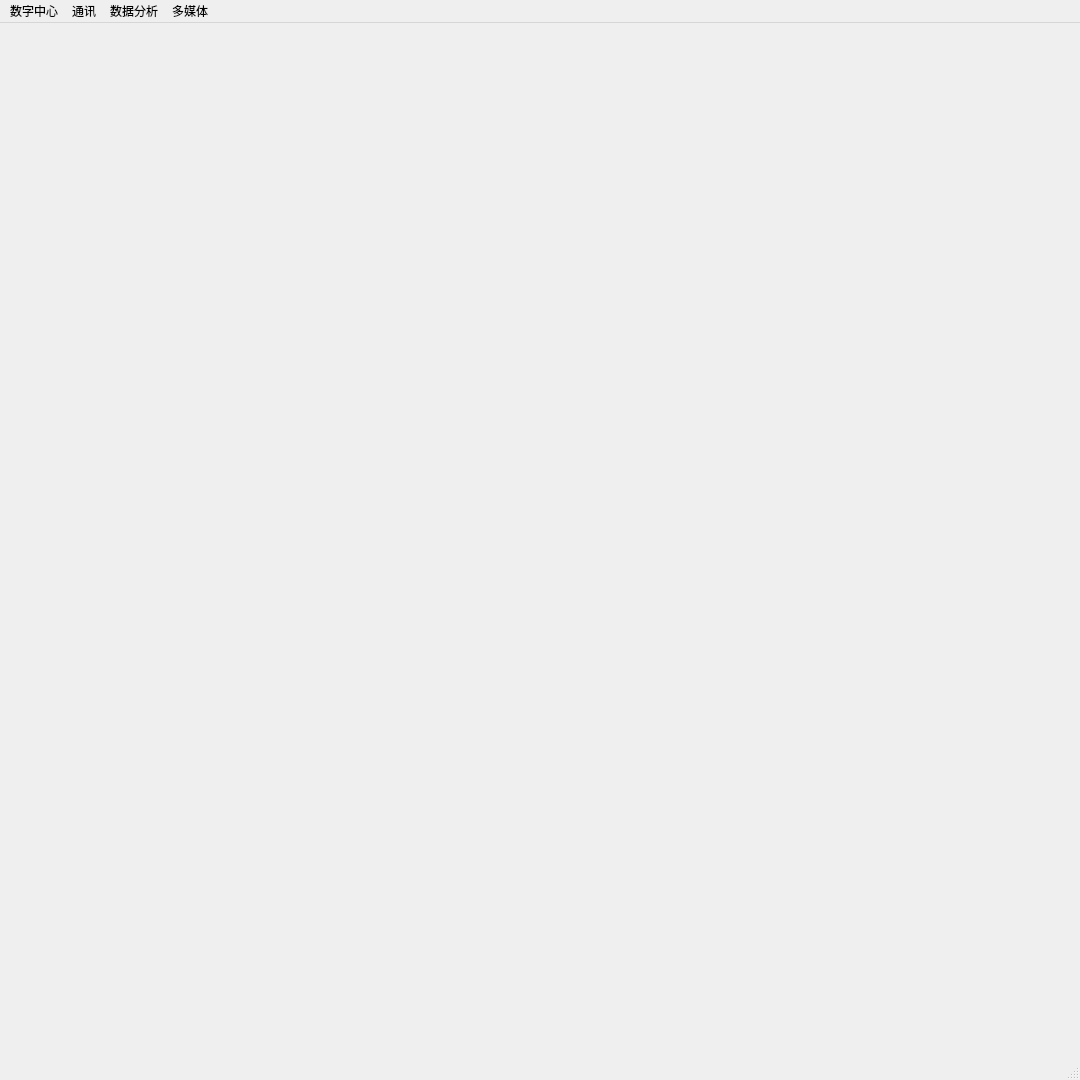
<?xml version="1.0" encoding="UTF-8"?>
<ui version="4.0">
 <class>MainWindow</class>
 <widget class="QMainWindow" name="MainWindow">
  <property name="geometry">
   <rect>
    <x>0</x>
    <y>0</y>
    <width>1080</width>
    <height>1080</height>
   </rect>
  </property>
  <property name="windowTitle">
   <string>MainWindow</string>
  </property>
  <widget class="QWidget" name="centralwidget">
   <layout class="QGridLayout" name="gridLayout">
    <item row="0" column="0">
     <widget class="QLabel" name="label">
      <property name="sizePolicy">
       <sizepolicy hsizetype="Ignored" vsizetype="Ignored">
        <horstretch>0</horstretch>
        <verstretch>0</verstretch>
       </sizepolicy>
      </property>
      <property name="text">
       <string/>
      </property>
      <property name="pixmap">
       <pixmap resource="qrc/main.qrc">:/home_page.png</pixmap>
      </property>
      <property name="scaledContents">
       <bool>true</bool>
      </property>
      <property name="alignment">
       <set>Qt::AlignCenter</set>
      </property>
     </widget>
    </item>
   </layout>
  </widget>
  <widget class="QMenuBar" name="menubar">
   <property name="geometry">
    <rect>
     <x>0</x>
     <y>0</y>
     <width>1080</width>
     <height>17</height>
    </rect>
   </property>
   <widget class="QMenu" name="menu">
    <property name="title">
     <string>通讯</string>
    </property>
    <addaction name="separator"/>
    <addaction name="actionOnlineRoom"/>
    <addaction name="separator"/>
   </widget>
   <widget class="QMenu" name="menu_2">
    <property name="title">
     <string>数据分析</string>
    </property>
    <addaction name="separator"/>
    <addaction name="actionbrowser"/>
    <addaction name="separator"/>
   </widget>
   <widget class="QMenu" name="menu_3">
    <property name="title">
     <string>多媒体</string>
    </property>
    <addaction name="separator"/>
    <addaction name="actionwd_player"/>
    <addaction name="separator"/>
    <addaction name="actionimageViewer"/>
    <addaction name="separator"/>
   </widget>
   <widget class="QMenu" name="menu_4">
    <property name="title">
     <string>数字中心</string>
    </property>
    <addaction name="separator"/>
    <addaction name="actionmain_page"/>
    <addaction name="separator"/>
   </widget>
   <addaction name="menu_4"/>
   <addaction name="menu"/>
   <addaction name="menu_2"/>
   <addaction name="menu_3"/>
  </widget>
  <widget class="QStatusBar" name="statusbar">
   <property name="statusTip">
    <string/>
   </property>
   <property name="whatsThis">
    <string>与服务器连接状态</string>
   </property>
   <property name="styleSheet">
    <string notr="true"/>
   </property>
  </widget>
  <action name="actionOnlineRoom">
   <property name="text">
    <string>慧文在线聊天室</string>
   </property>
  </action>
  <action name="actionbrowser">
   <property name="text">
    <string>浏览器数据分析</string>
   </property>
  </action>
  <action name="actionwd_player">
   <property name="text">
    <string>慧文播放器</string>
   </property>
  </action>
  <action name="actionmain_page">
   <property name="text">
    <string>主页</string>
   </property>
  </action>
  <action name="actionimageViewer">
   <property name="text">
    <string>图像查看器</string>
   </property>
  </action>
 </widget>
 <resources>
  <include location="qrc/main.qrc"/>
 </resources>
 <connections/>
 <slots>
  <slot>onWDSendClicked()</slot>
 </slots>
</ui>
